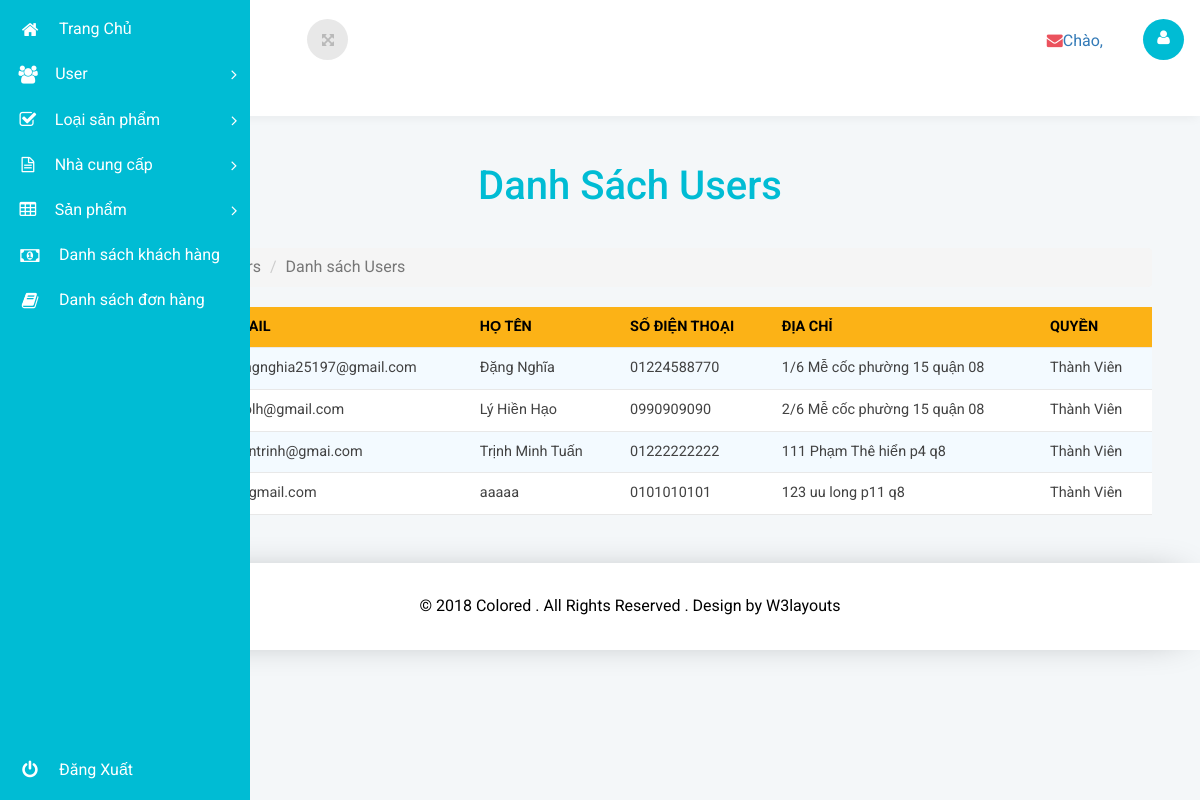
The app's page /admin/ds_users.php, older data.
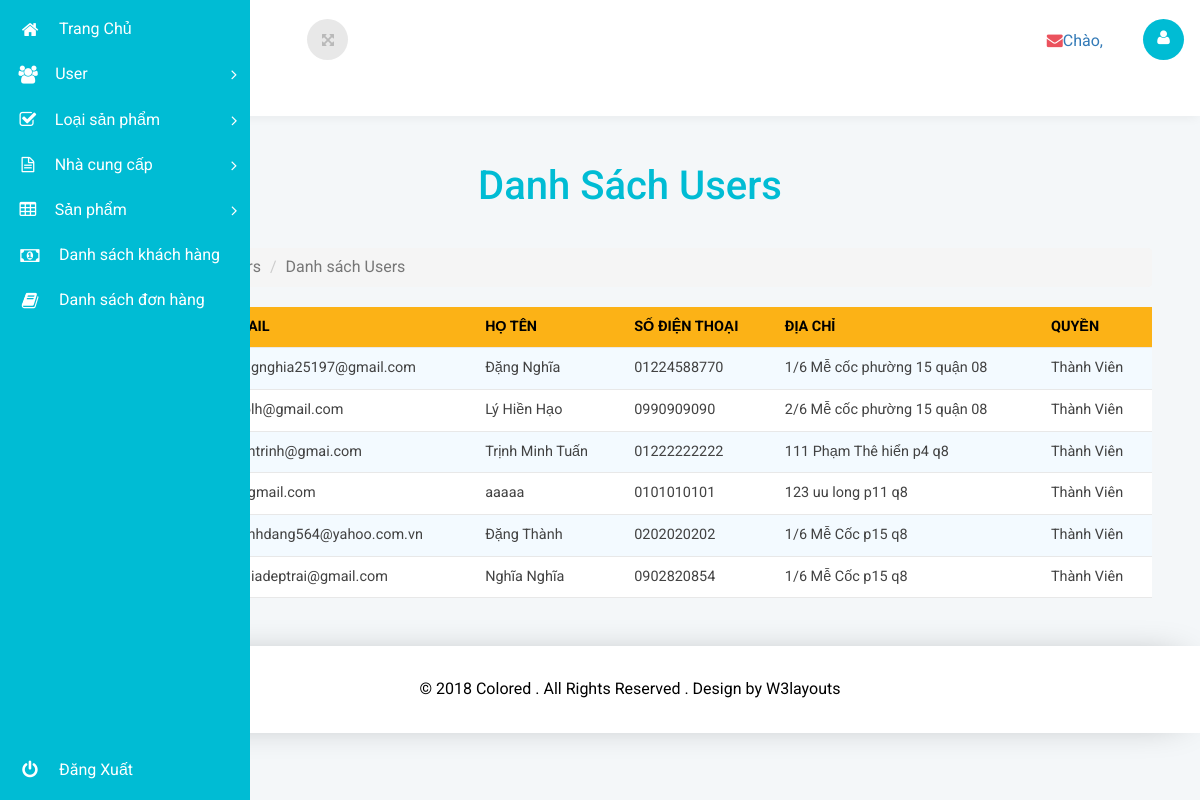
The same page, newer data.
### tables this page shows
CREATE TABLE IF NOT EXISTS `user` (
  `id` int(11) NOT NULL AUTO_INCREMENT,
  `email` varchar(300) NOT NULL,
  `password` varchar(300) NOT NULL,
  `ten_day_du` varchar(150) NOT NULL,
  `so_dien_thoai` varchar(50) NOT NULL,
  `dia_chi` varchar(300) NOT NULL,
  `quyen` tinyint(3) NOT NULL DEFAULT '0',
  PRIMARY KEY (`id`),
  UNIQUE KEY `email` (`email`)
);

### admin/templates/layout.php (called while the page is built, shortened)
<?php include("head.php")?>
<?php include("main-menu.php")?>
<?php include("wrapper.php")?>

### admin/controllers/c_users.php (called while the page is built, shortened)
<?php
class C_users
{
	public function Hien_thi_Users()
	{
		include("models/m_user.php");
		$m_user=new M_user();
		$ds_user=$m_user->Doc_tat_ca_user();
		include("templates/layout.php");
	}
}
?>

### admin/ds_users.php (called while the page is built)
<?php
include("controllers/c_users.php");
$c_user=new C_users();
$c_user->Hien_thi_Users();
?>

### admin/models/m_user.php (called while the page is built, shortened)
<?php
class M_user
{
	private $conn="";
	public function __construct()
	{
		$server_username = "root";
		$server_password = "";
		$server_host = "localhost";
		$database = 'thuc_pham_chuc_nang';
		$this->conn = mysqli_connect($server_host,$server_username,$server_password,$database) or die("không thể kết nối tới database");
		mysqli_query($this->conn,"SET NAMES 'UTF8'");
	}
	public function Doc_tat_ca_user()
	{
		$sql="SELECT * FROM user";
		$result = mysqli_query($this->conn,$sql);
		return mysqli_fetch_all($result,MYSQLI_ASSOC);
	}
}
?>

### admin/views/users/v_ds_users.php (the view, shortened to what this page needs)
<div class="main-grid">
			<div class="agile-grids">
				<div class="table-heading">
					<h2>Danh Sách Users</h2>
				</div>
				<div class="agile-tables">
					<div class="w3l-table-info">
					  	<ol class="breadcrumb">
									<li><a href="index_quan_tri.php">Trang Chủ</a></li>
									<li class="active">Users</li>
									<li class="active">Danh sách Users</li>
								</ol>
					    <table id="table">
						<thead>
						  <tr>
							<th>STT</th>
							<th>ID</th>
							<th>Email</th>
                            <th>Họ Tên</th>
                            <th>Số điện thoại</th>
                            <th>Địa chỉ</th>
                            <th>Quyền</th>
						  </tr>
						</thead>
						<tbody>
                        <?php
							$i=0;
                        foreach($ds_user as $u)
						{
							if($u['quyen']!=2)
							{
						?>
						  <tr>
							<td><?php echo ++$i;?></td>
							<td><?php echo $u['id']?></td>
							<td><?php echo $u['email']?></td>
                            <td><?php echo $u['ten_day_du']?></td>
                            <td><?php echo $u['so_dien_thoai']?></td>
                            <td><?php echo $u['dia_chi']?></td>
                            <td><?php echo ($u['quyen']==0?"Thành Viên":"Nhân Viên");?></td>
						</tr>
						<?php
							}
						}
						?>
						</tbody>
					  </table>
					</div>
				</div>
			</div>
		</div>

Row changes from the older to the newer data that the page shows:
added user: email "thanhdang564@yahoo.com.vn", ten_day_du "Đặng Thành", so_dien_thoai "0202020202", dia_chi "1/6 Mễ Cốc p15 q8", quyen "Thành Viên"
added user: email "nghiadeptrai@gmail.com", ten_day_du "Nghĩa Nghĩa", so_dien_thoai "0902820854", dia_chi "1/6 Mễ Cốc p15 q8", quyen "Thành Viên"
